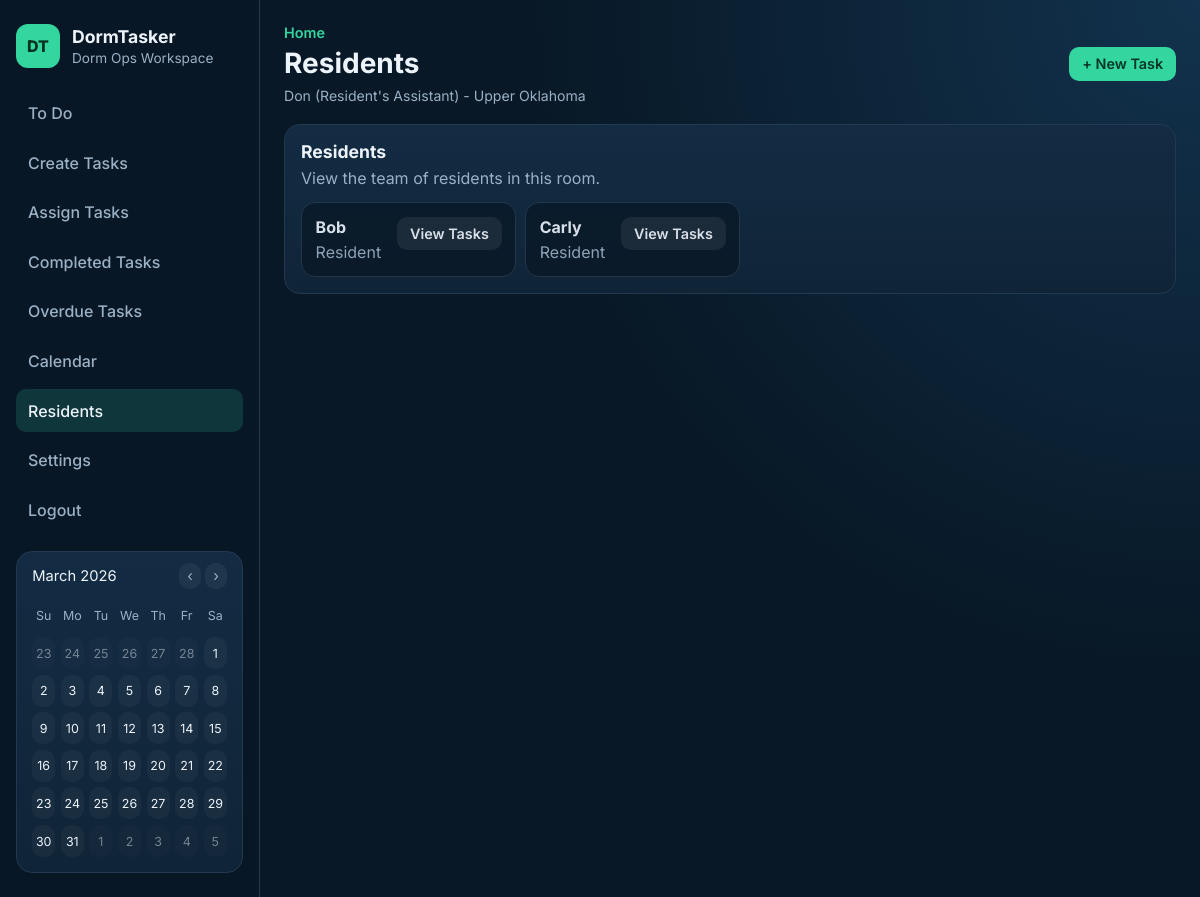
Page /residents?calendar_month=2026-03 (signed in) on the committed database.
### tables this page shows
CREATE TABLE users (
            id INTEGER PRIMARY KEY AUTOINCREMENT,
            name TEXT NOT NULL,
            role TEXT NOT NULL CHECK (role IN ('RA', 'Resident'))
        , email TEXT, password_hash TEXT, room_id INTEGER);

CREATE TABLE rooms (
            id INTEGER PRIMARY KEY AUTOINCREMENT,
            room_name TEXT NOT NULL,
            room_code TEXT NOT NULL UNIQUE,
            created_by INTEGER,
            FOREIGN KEY (created_by) REFERENCES users (id)
        );

### app.py (the view)
@app.route("/residents")
@login_required
def residents():
    if g.current_user["role"] != "RA":
        flash("Only Resident's Assistants can view resident details.", "error")
        return redirect(url_for("dashboard"))
    context = _fetch_dashboard_context()
    return render_template(
        "residents.html",
        page_title="Residents",
        **context,
    )

### app.py (called while the page is built, shortened)
def _format_user_role(role):
    return "Resident's Assistant" if role == "RA" else role

@app.before_request
def load_current_user():
    user_id = session.get("user_id")
    g.current_user = get_user_by_id(user_id) if user_id else None

@app.context_processor
def inject_current_user():
    current_user = g.get("current_user")
    if current_user:
        if current_user["role"] == "RA":
            chore_list = service.get_chores(room_id=current_user["room_id"])
        else:
            chore_list = service.get_resident_chores(current_user["id"], room_id=current_user["room_id"])
        calendar_data = _calendar_context(chore_list)
    else:
        calendar_data = {}
    return {
        "current_user": current_user,
        "current_path": request.path,
        "current_user_role_text": _format_user_role(current_user["role"]) if current_user else None,
        **calendar_data,
    }

def _fetch_dashboard_context():
    room_id = g.current_user["room_id"]
    user_role = g.current_user["role"]
    residents = service.get_residents(room_id=room_id)
    if user_role == "RA":
        all_chores = service.get_chores(room_id=room_id)
    else:
        all_chores = service.get_resident_chores(g.current_user["id"], room_id=room_id)
    completed_count = sum(1 for chore in all_chores if chore.get("status") == "Completed")
    overdue_count = sum(1 for _ in service.overdue_chores(all_chores))
    progress = {}
    return {
        "room_id": room_id,
        "residents": residents,
        "all_chores": all_chores,
        "overdue_count": overdue_count,
        "completed_count": completed_count,
        "user_role": user_role,
        **progress,
    }

### auth.py (called while the page is built)
def login_required(func):
    @wraps(func)
    def wrapper(*args, **kwargs):
        if not session.get("user_id"):
            flash("Please log in to continue.", "error")
            return redirect(url_for("login"))
        return func(*args, **kwargs)
    return wrapper

def get_user_by_id(user_id):
    conn = get_db_connection()
    user = conn.execute(
        """
        SELECT u.id, u.name, u.email, u.role, u.room_id, r.room_name, r.room_code
        FROM users u
        LEFT JOIN rooms r ON u.room_id = r.id
        WHERE u.id = ?
        """,
        (user_id,),
    ).fetchone()
    conn.close()
    return dict(user) if user else None

### database.py (called while the page is built)
def get_db_connection():
    conn = sqlite3.connect(DB_PATH)
    conn.row_factory = sqlite3.Row
    return conn

### templates/residents.html (shortened to what this page needs)
{% extends "base.html" %}
{% block page_title %}Residents{% endblock %}
{% block content %}
    <section class="card-panel">
        <div class="panel-head">
            <h3>Residents</h3>
            <p>View the team of residents in this room.</p>
        </div>
        {% if residents %}
            <div class="chip-row">
                {% for resident in residents %}
                    <article class="task-item task-item-complete">
                        <div class="task-main">
                            <h4>{{ resident.name }}</h4>
                            <p>Resident</p>
                        </div>
                        <div class="task-actions">
                            <a class="btn btn-soft" href="{{ url_for('resident_chores', resident_id=resident.id) }}">View Tasks</a>
                        </div>
                    </article>
                {% endfor %}
            </div>
        {% else %}
            <p class="empty-state">No residents found in this room.</p>
        {% endif %}
    </section>
{% endblock %}

### templates/base.html (shortened to what this page needs)
<!DOCTYPE html>
<html lang="en">
<head>
    <link rel="stylesheet" href="{{ url_for('static', filename='style.css') }}">
</head>
<body>
    <div class="app-shell">
        <aside class="sidebar">
            <div class="brand">
                <span class="brand-badge">DT</span>
                <div>
                    <h1>DormTasker</h1>
                    <p>Dorm Ops Workspace</p>
                </div>
            </div>
            <nav class="sidebar-nav">
                {% if current_user %}
                    <a href="{{ url_for('dashboard') }}" class="nav-link{% if current_path == url_for('dashboard') %} active{% endif %}">To Do</a>
                    {% if current_user.role == "RA" %}
                        <a href="{{ url_for('create_chore') }}" class="nav-link{% if current_path == url_for('create_chore') %} active{% endif %}">Create Tasks</a>
                        <a href="{{ url_for('assigned_tasks') }}" class="nav-link{% if current_path == url_for('assigned_tasks') %} active{% endif %}">Assign Tasks</a>
                        <a href="{{ url_for('completed_tasks') }}" class="nav-link{% if current_path == url_for('completed_tasks') %} active{% endif %}">Completed Tasks</a>
                        <a href="{{ url_for('overdue_tasks') }}" class="nav-link{% if current_path == url_for('overdue_tasks') %} active{% endif %}">Overdue Tasks</a>
                        <a href="{{ url_for('calendar_view') }}" class="nav-link{% if current_path == url_for('calendar_view') %} active{% endif %}">Calendar</a>
                        <a href="{{ url_for('residents') }}" class="nav-link{% if current_path == url_for('residents') %} active{% endif %}">Residents</a>
                        <a href="{{ url_for('settings') }}" class="nav-link{% if current_path == url_for('settings') %} active{% endif %}">Settings</a>
                    {% endif %}
                    <a href="{{ url_for('logout') }}" class="nav-link">Logout</a>
                {% else %}
                    <a href="{{ url_for('login') }}" class="nav-link">Login</a>
                    <a href="{{ url_for('register') }}" class="nav-link">Register</a>
                {% endif %}
            </nav>
            {% if current_user %}
                <section class="sidebar-card sidebar-calendar">
                    <div class="calendar-head">
                        <span>{{ calendar_label }}</span>
                        <div class="calendar-nav">
                            <a href="{{ current_path }}?calendar_month={{ calendar_prev }}">‹</a>
                            <a href="{{ current_path }}?calendar_month={{ calendar_next }}">›</a>
                        </div>
                    </div>
                    <div class="calendar-grid">
                        {% for day in calendar_weekdays %}
                            <span class="calendar-weekday">{{ day }}</span>
                        {% endfor %}
                        {% for cell in calendar_cells %}
                            <span class="calendar-cell{% if cell.month != calendar_month or cell.year != calendar_year %} calendar-muted{% endif %}">{{ cell.day }}</span>
                        {% endfor %}
                    </div>
                </section>
            {% endif %}
        </aside>
        <div class="main-panel">
            <header class="topbar">
                <div>
                    <p class="topbar-eyebrow">Home</p>
                    <h2 class="topbar-title">{% block page_title %}{{ page_title or 'Dashboard' }}{% endblock %}</h2>
                    {% if current_user %}
                        <p class="user-context">
                            {{ current_user.name }} ({{ current_user_role_text }}) - {{ current_user.room_name or "No Room" }}
                        </p>
                    {% endif %}
                </div>
                {% if current_user and current_user.role == "RA" %}
                    <a class="btn btn-primary" href="{{ url_for('create_chore') }}">+ New Task</a>
                {% elif not current_user %}
                    <a class="btn btn-primary" href="{{ url_for('register') }}">Join Dorm Room</a>
                {% endif %}
            </header>
            <main class="content">
                {% block content %}{% endblock %}
            </main>
        </div>
    </div>
</body>
</html>

### static/style.css (style rules this page uses)
:root { --bg: #081826; --bg-soft: #0f2335; --panel: #102437; --panel-alt: #132c43; --text: #edf3fb; --muted: #9ab1c5; --line: #22394f; --accent: #33d69f; --accent-dark: #27b987; --danger: #ff6f7f; --warning: #ffc56f; }
* { box-sizing: border-box; }
body { margin: 0; font-family: "Inter", sans-serif; background: radial-gradient(circle at top right, #12324d 0%, var(--bg) 45%); color: var(--text); }
a { color: inherit; }
.app-shell { min-height: 100vh; display: grid; grid-template-columns: 260px 1fr; }
.sidebar { border-right: 1px solid var(--line); background: rgba(8, 24, 38, 0.9); padding: 1.5rem 1rem; }
.brand { display: flex; gap: 0.75rem; align-items: center; margin-bottom: 1.5rem; }
.brand h1 { margin: 0; font-size: 1.1rem; font-weight: 700; }
.brand p { margin: 0.2rem 0 0; color: var(--muted); font-size: 0.85rem; }
.brand-badge { width: 44px; height: 44px; display: inline-flex; align-items: center; justify-content: center; border-radius: 12px; background: var(--accent); color: #04331f; font-weight: 800; }
.sidebar-nav { display: grid; gap: 0.45rem; }
.nav-link { text-decoration: none; padding: 0.7rem 0.75rem; border-radius: 10px; color: var(--muted); font-weight: 500; }
.nav-link.active { color: var(--text); background: rgba(51, 214, 159, 0.16); }
.sidebar-card { margin-top: 1.25rem; background: linear-gradient(180deg, var(--panel-alt) 0%, var(--panel) 100%); border: 1px solid var(--line); border-radius: 16px; padding: 1rem; }
.sidebar-calendar { padding: 0.95rem; }
.calendar-head { display: flex; justify-content: space-between; gap: 0.75rem; align-items: center; margin-bottom: 0.9rem; font-size: 0.92rem; color: var(--text); }
.calendar-nav a { color: var(--muted); text-decoration: none; padding: 0.25rem 0.5rem; border-radius: 10px; background: rgba(255, 255, 255, 0.05); }
.calendar-grid { display: grid; grid-template-columns: repeat(7, minmax(0, 1fr)); gap: 0.35rem; }
.calendar-weekday, .calendar-cell { display: inline-flex; align-items: center; justify-content: center; min-height: 32px; border-radius: 10px; font-size: 0.78rem; }
.calendar-weekday { color: var(--muted); }
.calendar-cell { background: rgba(255, 255, 255, 0.04); color: var(--text); }
.calendar-muted { opacity: 0.45; }
.main-panel { padding: 1.5rem; }
.topbar { display: flex; justify-content: space-between; align-items: center; margin-bottom: 1.25rem; }
.topbar-eyebrow { margin: 0; color: var(--accent); font-size: 0.9rem; font-weight: 600; }
.topbar-title { margin: 0.3rem 0 0; font-size: 1.75rem; }
.user-context { margin: 0.45rem 0 0; color: var(--muted); font-size: 0.88rem; }
.content { max-width: 1050px; }
.stat-card, .card-panel { background: linear-gradient(180deg, var(--panel-alt) 0%, var(--panel) 100%); border: 1px solid var(--line); border-radius: 16px; padding: 1rem; }
.card-panel { margin-bottom: 1rem; }
.panel-head h3 { margin: 0; font-size: 1.1rem; }
.panel-head p { color: var(--muted); margin: 0.35rem 0 0.9rem; }
.chip-row { display: flex; flex-wrap: wrap; gap: 0.55rem; }
.task-item { border: 1px solid var(--line); border-radius: 14px; background: rgba(5, 18, 29, 0.6); padding: 0.85rem; display: flex; justify-content: space-between; gap: 1rem; }
.task-item-complete { opacity: 0.9; }
.task-main h4 { margin: 0; }
.task-main p { margin: 0.35rem 0 0; color: var(--muted); }
.task-actions { display: flex; gap: 0.45rem; align-items: flex-start; flex-wrap: wrap; }
.btn { border: none; border-radius: 10px; padding: 0.52rem 0.8rem; font-size: 0.9rem; text-decoration: none; font-weight: 600; cursor: pointer; display: inline-flex; align-items: center; justify-content: center; }
.btn-primary { background: var(--accent); color: #053527; }
.btn-soft { background: rgba(255, 255, 255, 0.08); color: var(--text); }

### rows in the picture
users: name "Don"
rooms: room_name "Upper Oklahoma"
users: name "Bob"
users: name "Carly"

### other values in the picture
{{ calendar_label }} "March 2026"
{{ day }} "Su" "Mo" "Tu" "We" "Th" "Fr" "Sa"
{{ cell.day }} "23" "24" "25" "26" "27" "28" "1" "2" "3" "4" "5" "6" "7" "8" "9" "10" "11" "12" "13" "14" "15" "16" "17" "18" "19" "20" "21" "22" "23" "24" "25" "26" "27" "28" "29" "30" "31" "1" "2" "3" "4" "5"
{{ current_user_role_text }} "Resident's Assistant"
